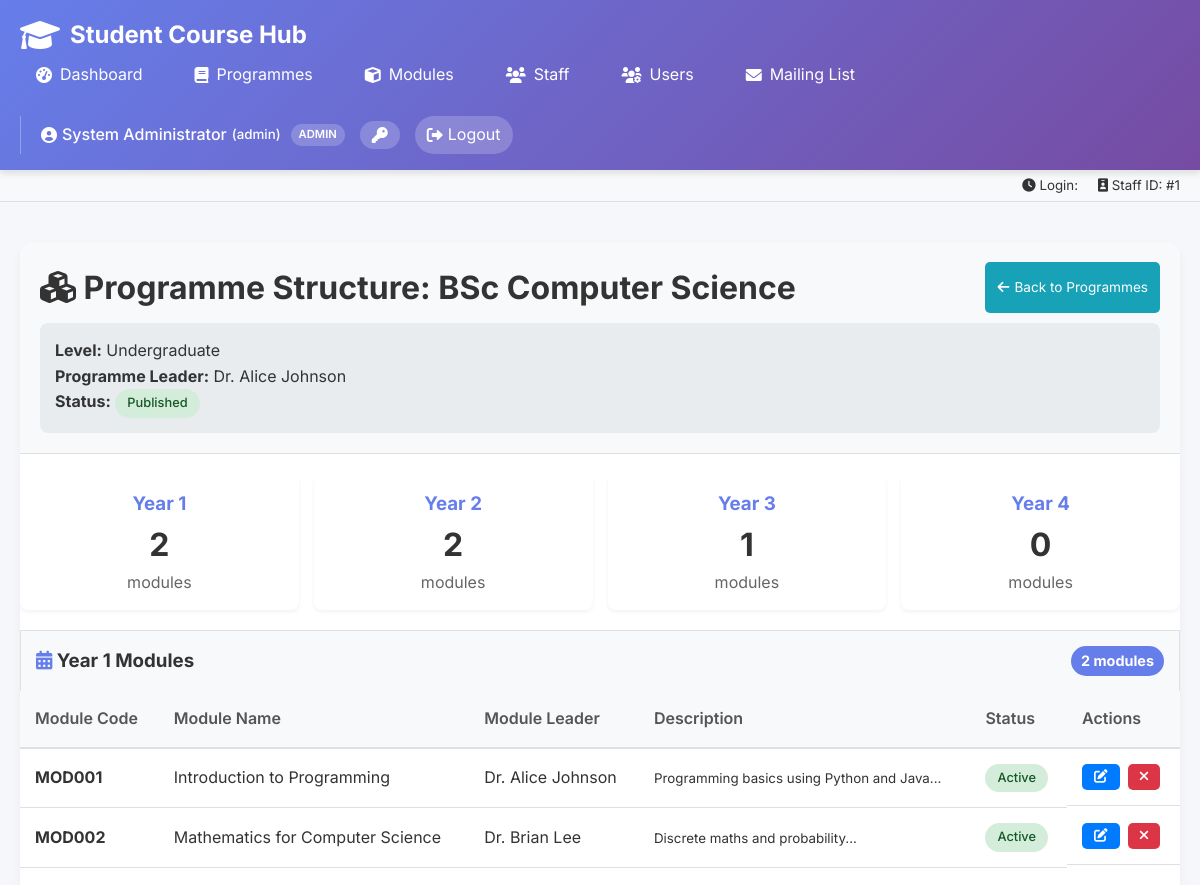
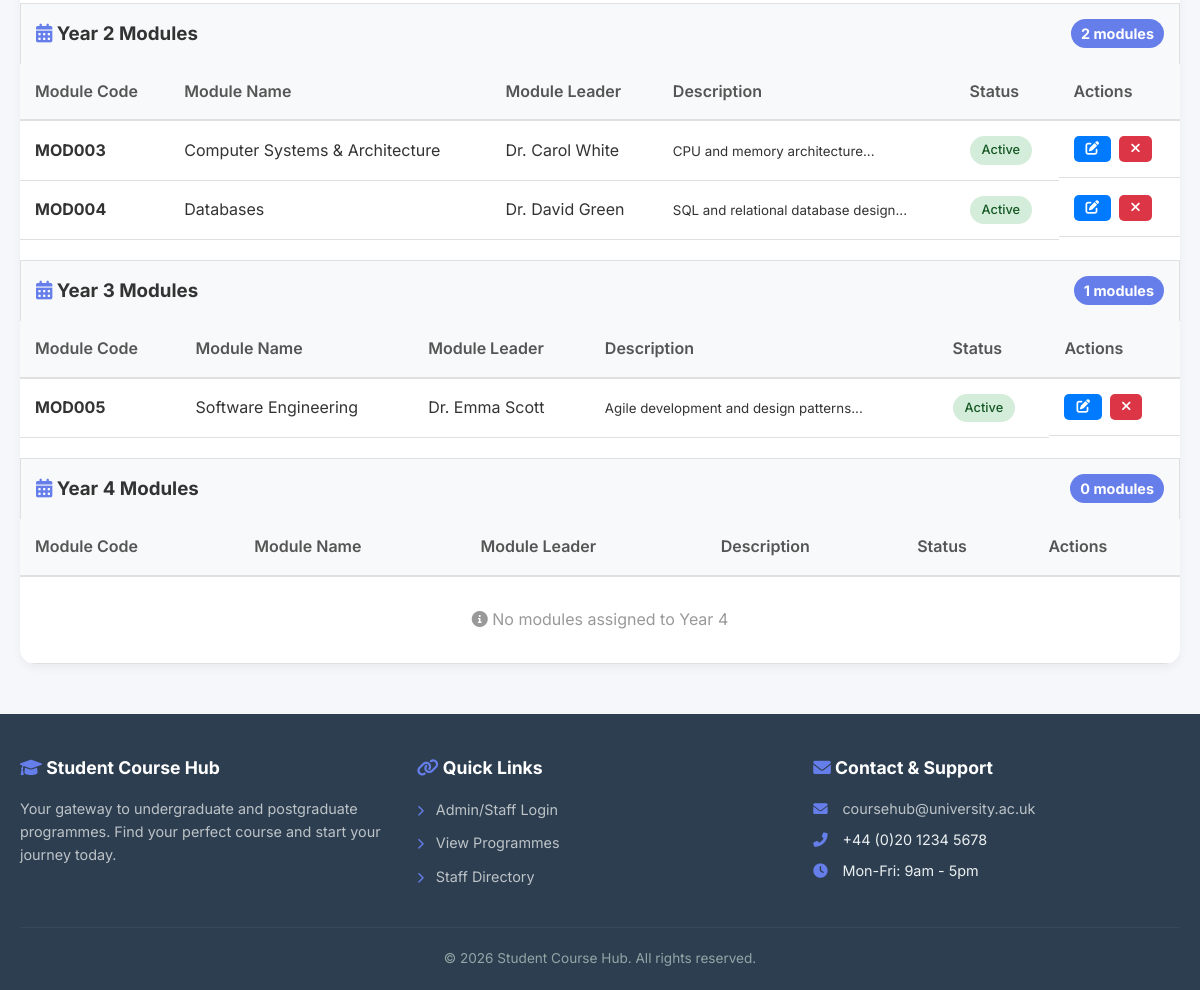
Page /admin/programme-modules.php?id=1 (signed in) on the committed database (2 pictures, top to bottom).
### tables this page shows
CREATE TABLE Programmes (
    ProgrammeID INT PRIMARY KEY AUTO_INCREMENT,
    ProgrammeName VARCHAR(150) NOT NULL,
    LevelID INT,
    ProgrammeLeaderID INT,
    Description TEXT,
    Image VARCHAR(255),
    ImageAlt TEXT,
    Status ENUM('published','draft') DEFAULT 'draft',
    CreatedAt TIMESTAMP DEFAULT CURRENT_TIMESTAMP,
    UpdatedAt TIMESTAMP DEFAULT CURRENT_TIMESTAMP ON UPDATE CURRENT_TIMESTAMP,
    FOREIGN KEY (LevelID) REFERENCES Levels(LevelID),
    FOREIGN KEY (ProgrammeLeaderID) REFERENCES Staff(StaffID)
);

CREATE TABLE Levels (
    LevelID INT PRIMARY KEY,
    LevelName VARCHAR(50) NOT NULL
);

CREATE TABLE Staff (
    StaffID INT PRIMARY KEY,
    Name VARCHAR(100) NOT NULL,
    Title VARCHAR(100),
    Bio TEXT,
    Department VARCHAR(100),
    Photo VARCHAR(255),
    Email VARCHAR(100)
);

CREATE TABLE ProgrammeModules (
    ProgrammeModuleID INT PRIMARY KEY AUTO_INCREMENT,
    ProgrammeID INT,
    ModuleID INT,
    Year INT,
    FOREIGN KEY (ProgrammeID) REFERENCES Programmes(ProgrammeID),
    FOREIGN KEY (ModuleID) REFERENCES Modules(ModuleID)
);

CREATE TABLE Modules (
    ModuleID INT PRIMARY KEY,
    ModuleName VARCHAR(150) NOT NULL,
    ModuleLeaderID INT,
    Description TEXT,
    Image VARCHAR(255),
    ImageAlt TEXT,
    Status ENUM('active','inactive') DEFAULT 'active',
    CreatedAt TIMESTAMP DEFAULT CURRENT_TIMESTAMP,
    UpdatedAt TIMESTAMP DEFAULT CURRENT_TIMESTAMP ON UPDATE CURRENT_TIMESTAMP,
    FOREIGN KEY (ModuleLeaderID) REFERENCES Staff(StaffID)
);

### admin/programme-modules.php (the view, shortened to what this page needs)
<?php
require_once '../includes/config.php';
$programme_id = isset($_GET['id']) ? (int)$_GET['id'] : 0;
$prog_query = "SELECT p.*, l.LevelName, s.Name as leader_name, s.Title as leader_title
               FROM Programmes p
               LEFT JOIN Levels l ON p.LevelID = l.LevelID
               LEFT JOIN Staff s ON p.ProgrammeLeaderID = s.StaffID
               WHERE p.ProgrammeID = $programme_id";
$prog_result = mysqli_query($conn, $prog_query);
$programme = mysqli_fetch_assoc($prog_result);
include '../includes/header.php';
$modules_query = "SELECT pm.*, m.ModuleName, m.ModuleID, m.Description, m.Status as module_status,
                         s.Name as leader_name, s.Title as leader_title
                  FROM ProgrammeModules pm
                  JOIN Modules m ON pm.ModuleID = m.ModuleID
                  LEFT JOIN Staff s ON m.ModuleLeaderID = s.StaffID
                  WHERE pm.ProgrammeID = $programme_id
                  ORDER BY pm.Year, m.ModuleName";
$modules_result = mysqli_query($conn, $modules_query);
$year_counts = [1 => 0, 2 => 0, 3 => 0, 4 => 0];
$year_count_query = "SELECT Year, COUNT(*) as count FROM ProgrammeModules WHERE ProgrammeID = $programme_id GROUP BY Year";
$year_count_result = mysqli_query($conn, $year_count_query);
while ($yc = mysqli_fetch_assoc($year_count_result)) {
    $year_counts[$yc['Year']] = $yc['count'];
}
?>
<div class="table-container">
    <div class="table-header" style="flex-direction: column; align-items: flex-start; gap: 10px;">
        <div style="display: flex; justify-content: space-between; width: 100%;">
            <h1>
                <i class="fas fa-cubes"></i>
                Programme Structure: <?php echo htmlspecialchars($programme['ProgrammeName']); ?>
            </h1>
            <div style="display: flex; gap: 10px;">
                <a href="<?php echo BASE_PATH; ?>admin/programmes.php" class="view-btn">
                    <i class="fas fa-arrow-left"></i> Back to Programmes
                </a>
            </div>
        </div>
        <div style="background: #e9ecef; padding: 15px; border-radius: 8px; width: 100%;">
            <p><strong>Level:</strong> <?php echo htmlspecialchars($programme['LevelName']); ?></p>
            <p><strong>Programme Leader:</strong> <?php echo htmlspecialchars($programme['leader_name'] ?? 'Not assigned'); ?>
            </p>
            <p><strong>Status:</strong>
                <span class="status-badge status-<?php echo strtolower($programme['Status']); ?>">
                    <?php echo ucfirst($programme['Status']); ?>
                </span>
            </p>
        </div>
    </div>
    <div style="display: grid; grid-template-columns: repeat(4, 1fr); gap: 15px; margin: 20px 0;">
        <?php for ($year = 1; $year <= 4; $year++): ?>
            <div style="background: white; padding: 15px; border-radius: 8px; box-shadow: 0 2px 4px rgba(0,0,0,0.05); text-align: center;">
                <h3 style="color: #667eea;">Year <?php echo $year; ?></h3>
                <p style="font-size: 2rem; font-weight: bold;"><?php echo $year_counts[$year]; ?></p>
                <p style="color: #666;">modules</p>
            </div>
        <?php endfor; ?>
    </div>
    <?php for ($year = 1; $year <= 4; $year++): ?>
        <div class="table-responsive" style="margin-top: 20px;">
            <h3 style="padding: 15px; background: #f8f9fa; margin: 0; border: 1px solid #e0e0e0; border-bottom: none;">
                <i class="fas fa-calendar-alt" style="color: #667eea;"></i> Year <?php echo $year; ?> Modules
                <span style="float: right; background: #667eea; color: white; padding: 3px 10px; border-radius: 20px; font-size: 0.9rem;">
                    <?php echo $year_counts[$year]; ?> modules
                </span>
            </h3>
            <table style="border-top: none;">
                <thead>
                    <tr>
                        <th>Module Code</th>
                        <th>Module Name</th>
                        <th>Module Leader</th>
                        <th>Description</th>
                        <th>Status</th>
                        <th>Actions</th>
                    </tr>
                </thead>
                <tbody>
                    <?php
                    $year_has_modules = false;
                    mysqli_data_seek($modules_result, 0);
                    while ($module = mysqli_fetch_assoc($modules_result)):
                        if ($module['Year'] == $year):
                            $year_has_modules = true;
                    ?>
                        <tr>
                            <td><strong>MOD<?php echo str_pad($module['ModuleID'], 3, '0', STR_PAD_LEFT); ?></strong></td>
                            <td><?php echo htmlspecialchars($module['ModuleName']); ?></td>
                            <td>
                                <?php echo htmlspecialchars($module['leader_name'] ?? 'Not assigned'); ?>
                            </td>
                            <td><small><?php echo substr(htmlspecialchars($module['Description']), 0, 100); ?>...</small></td>
                            <td>
                                <span class="status-badge status-<?php echo strtolower($module['module_status']); ?>">
                                    <?php echo ucfirst($module['module_status']); ?>
                                </span>
                            </td>
                            <td class="action-btns">
                                <a href="<?php echo BASE_PATH; ?>admin/edit-module.php?id=<?php echo $module['ModuleID']; ?>" class="edit-btn" title="Edit Module">
                                    <i class="fas fa-edit"></i>
                                </a>
                                <a href="?id=<?php echo $programme_id; ?>&remove=1&module_id=<?php echo $module['ModuleID']; ?>"
                                   class="delete-btn"
                                   onclick="return confirm('Remove this module from Year <?php echo $year; ?>?')"
                                   title="Remove from programme">
                                    <i class="fas fa-times"></i>
                                </a>
                            </td>
                        </tr>
                    <?php
                        endif;
                    endwhile;
                    if (!$year_has_modules):
                    ?>
                        <tr>
                            <td colspan="6" style="text-align: center; padding: 30px; color: #999;">
                                <i class="fas fa-info-circle"></i> No modules assigned to Year <?php echo $year; ?>
                            </td>
                        </tr>
                    <?php endif; ?>
                </tbody>
            </table>
        </div>
    <?php endfor; ?>
</div>
<?php include '../includes/footer.php'; ?>

### css/admin_style.css (style rules this page uses)
* { margin: 0; padding: 0; box-sizing: border-box; }
body { font-family: 'Inter', sans-serif; background: #f5f7fa; color: #333; line-height: 1.6; }
.table-container { background: white; border-radius: 15px; overflow: hidden; box-shadow: 0 4px 10px rgba(0,0,0,0.05); margin-bottom: 30px; }
.table-header { padding: 20px; background: #f8f9fa; border-bottom: 1px solid #e0e0e0; display: flex; justify-content: space-between; align-items: center; flex-wrap: wrap; gap: 15px; }
.table-responsive { overflow-x: auto; -webkit-overflow-scrolling: touch; }
table { width: 100%; border-collapse: collapse; }
th { background: #f8f9fa; padding: 15px; text-align: left; font-weight: 600; color: #555; border-bottom: 2px solid #e0e0e0; }
td { padding: 15px; border-bottom: 1px solid #e0e0e0; vertical-align: middle; }
.action-btns { display: flex; gap: 8px; flex-wrap: wrap; }
.edit-btn, .delete-btn, .view-btn { padding: 6px 12px; border: none; border-radius: 5px; cursor: pointer; font-size: 0.85rem; transition: all 0.2s ease; text-decoration: none; display: inline-flex; align-items: center; gap: 5px; }
.edit-btn { background: #007bff; color: white; }
.delete-btn { background: #dc3545; color: white; }
.view-btn { background: #17a2b8; color: white; }
.status-badge { display: inline-block; padding: 4px 12px; border-radius: 20px; font-size: 0.8rem; font-weight: 500; }
.status-published, .status-active { background: #d4edda; color: #155724; }

### rows in the picture
programmes: ProgrammeName "BSc Computer Science", LevelID.LevelName "Undergraduate", ProgrammeLeaderID.Name "Dr. Alice Johnson", Status "Published"
programmemodules: ModuleID.ModuleID "001", ModuleID.ModuleName "Introduction to Programming", staff.Name "Dr. Alice Johnson", ModuleID.Description "Programming basics using Python and Java", ModuleID.Status "Active"
programmemodules: ModuleID.ModuleID "002", ModuleID.ModuleName "Mathematics for Computer Science", staff.Name "Dr. Brian Lee", ModuleID.Description "Discrete maths and probability", ModuleID.Status "Active"
programmemodules: ModuleID.ModuleID "003", ModuleID.ModuleName "Computer Systems & Architecture", staff.Name "Dr. Carol White", ModuleID.Description "CPU and memory architecture", ModuleID.Status "Active"
programmemodules: ModuleID.ModuleID "004", ModuleID.ModuleName "Databases", staff.Name "Dr. David Green", ModuleID.Description "SQL and relational database design", ModuleID.Status "Active"
programmemodules: ModuleID.ModuleID "005", ModuleID.ModuleName "Software Engineering", staff.Name "Dr. Emma Scott", ModuleID.Description "Agile development and design patterns", ModuleID.Status "Active"

### other values in the picture
$current_user_name "System Administrator"
$staff_name "admin"
$current_user_role "ADMIN"
$staff_id "1"
$year_counts[$year] "2"
$year_counts[$year] "1"
$year_counts[$year] "0"
